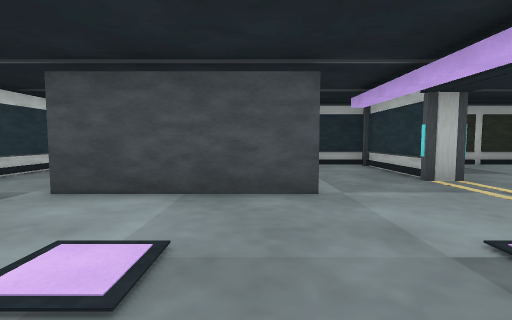
View 1 (above)

17 first-person views from a walk through a Unity game level. The camera is 1.5 m above the floor, tilts 4° down and sees 85° across. The floor is counted in squares, 2 m on a side. Each view is taken from the middle of a square. On the plan, view 1 faces up. The plan holds only what a view shows up to about 10 squares ahead; the rest is blank. The place goes on beyond the plan. The player character is not drawn.

View 2
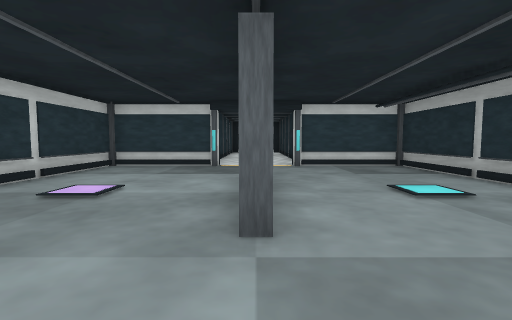

View 3
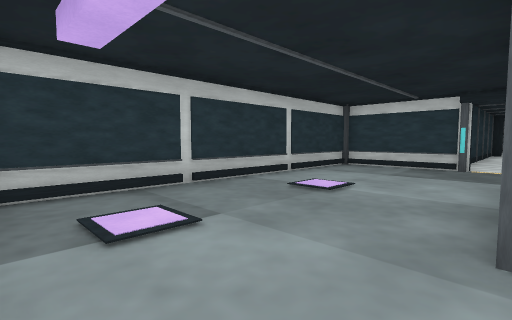

View 4
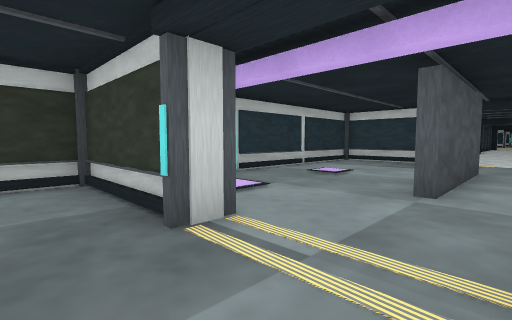

View 5
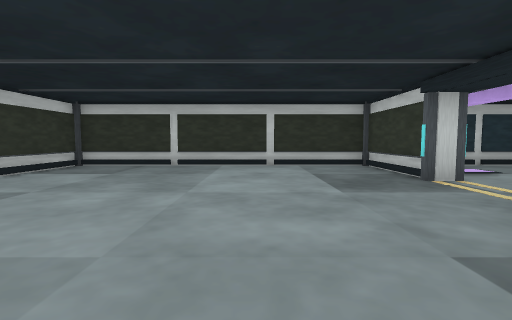

View 6
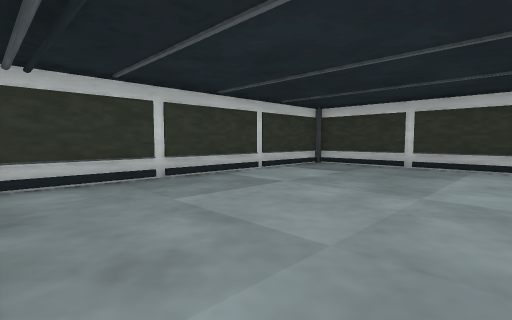

View 7
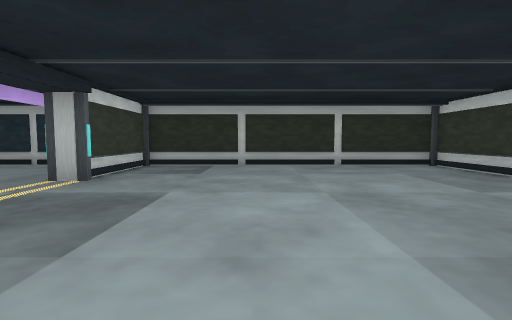

View 8
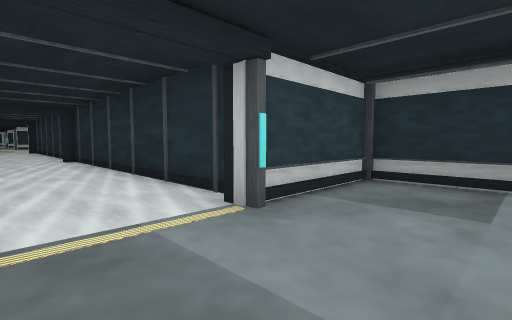

View 9
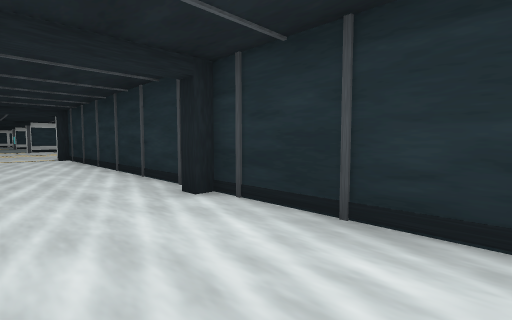

View 10
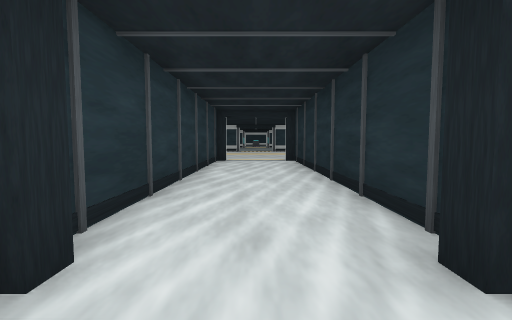

View 11
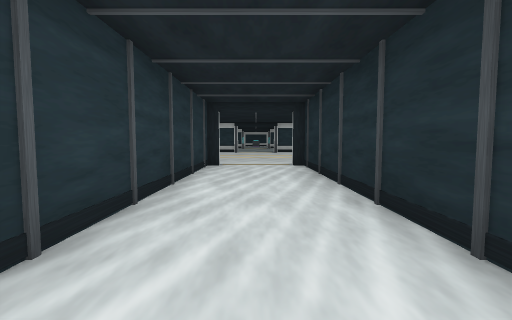

View 12
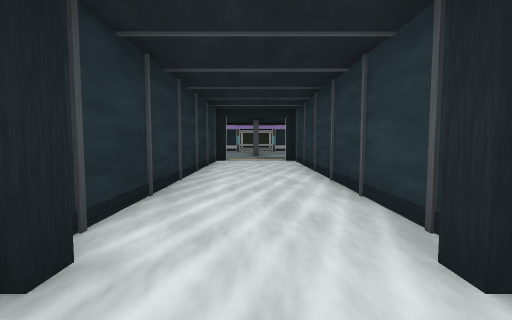

View 13
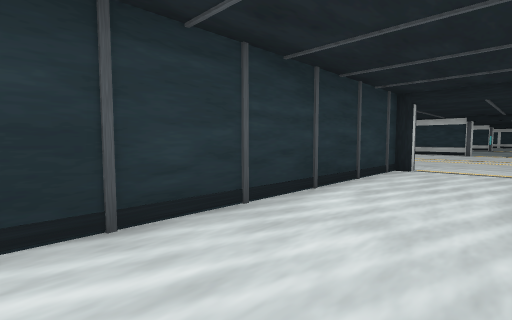

View 14
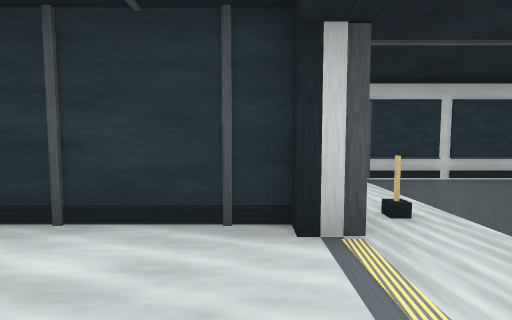

View 15
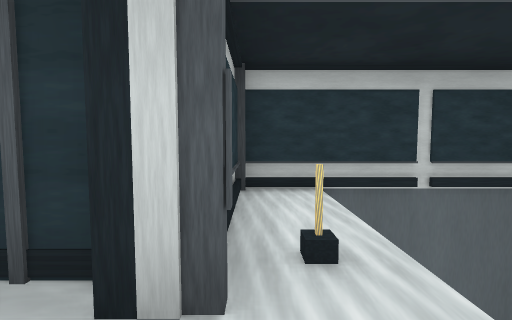

View 16
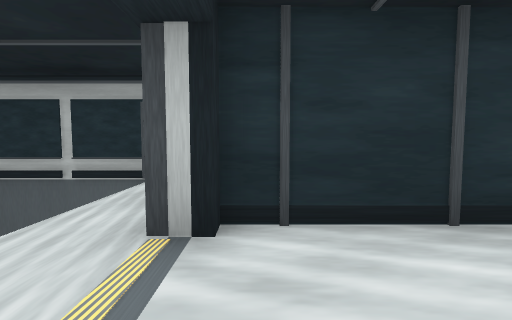

View 17
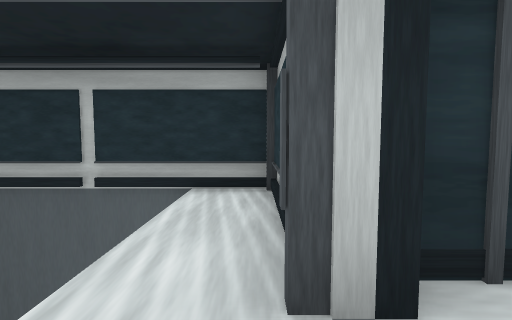

### Floor plan
Key: @ floor where view 1 was taken; # wall or solid block; . floor; v drop or lower ground; O other object.
Columns run from 27 left of view 1 to 13 right of it. Each row starts with its distance up from view 1.
  9  ##                  ####################
  8 vv##                 #........#.........#
  7   v#                 #........#.........#
  6   v###################........#.........#
  5   v..................#........#.........#
  4 v v......................###............#
  3 v v..................#........#.........#
  2 v vO##################........#.........#
  1   v##                #........#.........#
  0 vv##                 #.....@..#.........#
 -1  ##                  ####################

Positions as (right, up) in squares from view 1, and headings:
1: (0, 0), facing up
2: (3, 4), facing left
3: (3, 4), facing down-left
4: (5, 5), facing down-left
5: (7, 8), facing down
6: (7, 8), facing down-right
7: (7, 0), facing up
8: (-3, 3), facing up-left
9: (-11, 3), facing up-left
10: (-13, 4), facing left
11: (-15, 4), facing left
12: (-16, 4), facing right
13: (-16, 5), facing down-left
14: (-23, 5), facing down
15: (-24, 4), facing down
16: (-23, 3), facing up
17: (-24, 4), facing up
